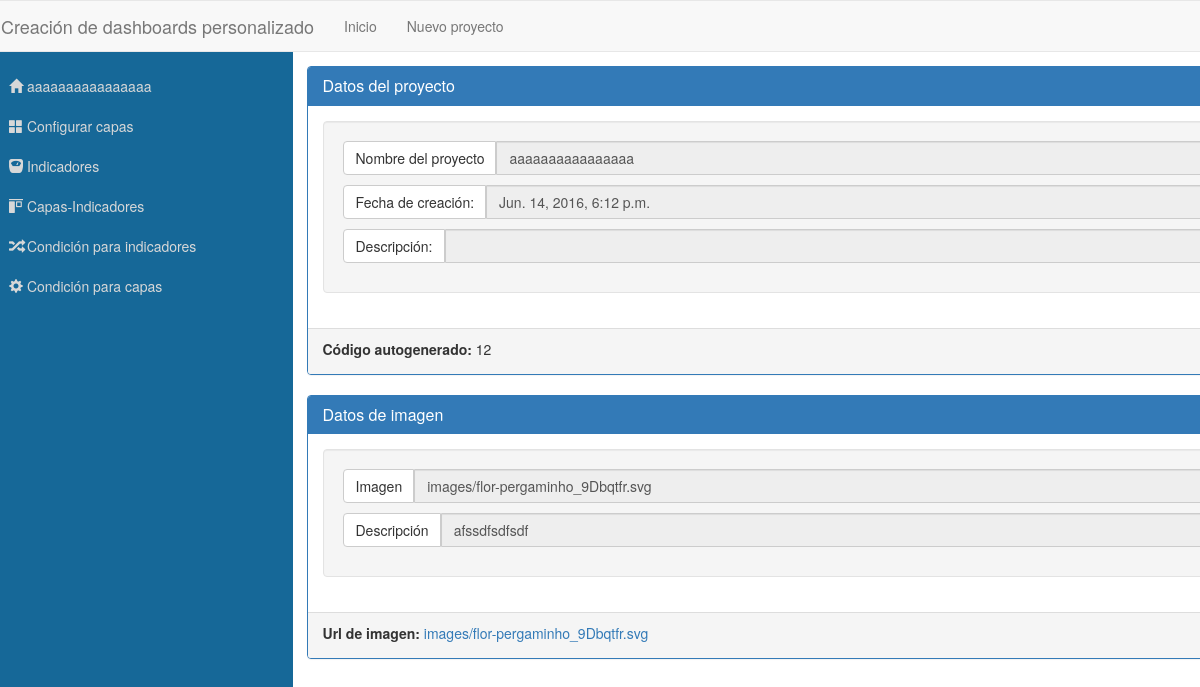
/project/12, run on an earlier commit of the app's database.
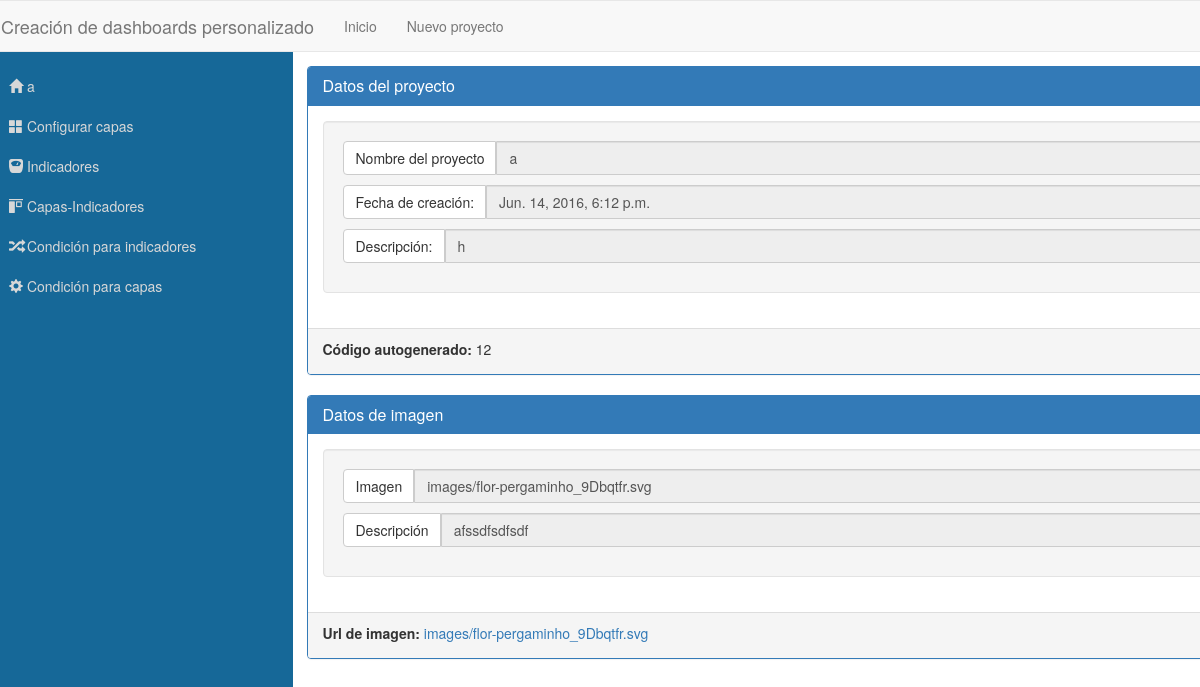
And on a later commit of the database.
### dashboardConfigApp/models.py (models this page shows, shortened)
class Proyecto(models.Model):
	nombre = models.CharField(max_length=100)
	descripcion = models.CharField(max_length=100, default='')
	fechaCreacion = models.DateTimeField(default=timezone.now)

### dashboardConfigApp/views.py (the view)
# urls.py: url(r'^project/(\d+)$', GetInfoProject, name='configProject'),
def GetInfoProject(request, idProject):
	if(request.method == 'GET'):
		project = Proyecto.objects.get(pk = idProject)
		singleImage = Image.objects.get(proyecto__pk = idProject)
		dictionary = {
			'project': project,
			'singleImage': singleImage
		}
		return render(request, "project/projectInfo.html", dictionary)

### dashboardConfigApp/templates/project/projectInfo.html
{% extends "project/configProject.html" %}
{% block project-options %}
	<div class="container-proyect-info">
		<div class="panel panel-primary">
			<div class="panel-heading">
		    	<h3 class="panel-title">Datos del proyecto</h3>
	  		</div>
	  		<div class="panel-body">
		   		<div class="well">
			   		<div class="input-group proyect-detail">
					  <span class="input-group-btn">
					    <label class="btn btn-default">Nombre del proyecto</label>
					  </span>
					  <input type="text" class="form-control" value="{{project.nombre}}" disabled="">
					</div>
					<div class="input-group proyect-detail">
					  <span class="input-group-btn">
					    <label class="btn btn-default">Fecha de creación:</label>
					  </span>
					  <input type="text" class="form-control" value="{{project.fechaCreacion}}" disabled="">
					</div>
					<div class="input-group proyect-detail">
					  <span class="input-group-btn">
					    <label class="btn btn-default">Descripción:</label>
					  </span>
					  <input type="text" class="form-control" value="{{project.descripcion}}" disabled="">
					</div>
		   		</div>
	  		</div>
  			<div class="panel-footer"><label>Código autogenerado:</label>  {{singleImage.proyecto.pk}}</div>
		</div>
		<div class="panel panel-primary">
			<div class="panel-heading">
		    	<h3 class="panel-title">Datos de imagen</h3>
	  		</div>
	  		<div class="panel-body">
		   		<div class="well">
					<div class="input-group proyect-detail">
					  <span class="input-group-btn">
					    <label class="btn btn-default">Imagen</label>
					  </span>
					  <input type="text" class="form-control" value="{{singleImage.imagen}}" disabled="">
					</div>
					<div class="input-group proyect-detail">
					  <span class="input-group-btn">
					    <label class="btn btn-default">Descripción</label>
					  </span>
					  <input type="text" class="form-control" value="{{singleImage.descripcion}}" disabled="">
					</div>
		   		</div>
	  		</div>
  			<div class="panel-footer"><label>Url de imagen:</label>  <a href="{{singleImage.imagen.url}}" target="_blank">{{singleImage.imagen}}</a></div>
		</div>
	</div>
{% endblock project-options %}

### dashboardConfigApp/templates/project/configProject.html
{% extends "base.html" %}
{% block content %}
		<div class="row row-panel-project">
			<div class="container-panel">
				<div class="col-lg-3 panel-project">
					<nav>
						<ul>
							<li><a href="{% url 'configProject' project.pk %}"><span class="glyphicon glyphicon-home"></span> {{project.nombre}}</a></li>
							<li><a href="{% url 'get_update_layers' project.pk  singleImage.pk %}"><span class="glyphicon glyphicon-th-large"></span> Configurar capas</a></li>
							<li><a href=""><span class="glyphicon glyphicon-scale"></span> Indicadores</a></li>
							<li><a href=""><span class="glyphicon glyphicon-object-align-top"></span> Capas-Indicadores</a></li>
							<li><a href=""><span class="glyphicon glyphicon-random"></span> Condición para indicadores</a></li>
							<li><a href=""><span class="glyphicon glyphicon-cog"></span> Condición para capas</a></li>
						</ul>
					</nav>
				</div>
				<div class="col-lg-9 panel_selected">
					{% block project-options %}
					{% endblock project-options %}
				</div>
			</div>
		</div>
{% endblock content %}

What changed in the data, as far as the page shows it:
changed Proyecto: nombre "aaaaaaaaaaaaaaaa" → "a"; descripcion (not shown) → "h"
